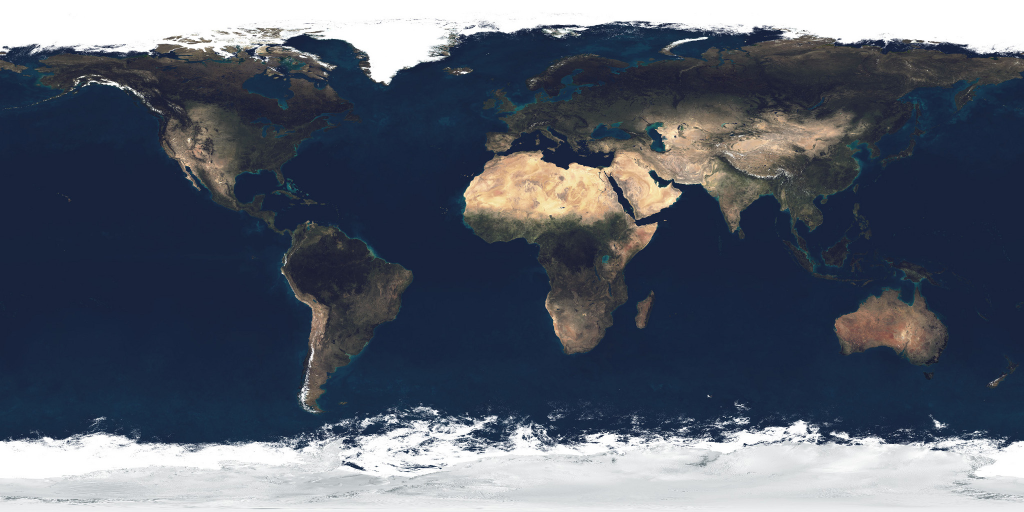
#> input picture dist/assets/earth-blue-marble.jpg, 2048 x 1024 px (shown at 1/2 size)
$ python build-earth-fallback.py
#> lines starting #> are read from the running program, lines starting #| are printed output that depends on the picture
"""Create the static, spherical Earth fallback from the NASA map.

This is an asset renderer, not a browser screenshot. Its projection and lighting
mirror the WebGL shader so non-WebGL visitors still see a real spherical Earth.
"""
from pathlib import Path
import numpy as np
from PIL import Image

ROOT = Path(__file__).resolve().parent.parent
ASSETS = ROOT / 'dist' / 'assets'
texture = np.asarray(Image.open(ASSETS / 'earth-blue-marble.jpg').convert('RGB'), dtype=np.float32) / 255
size = 720
y, x = np.mgrid[0:size, 0:size].astype(np.float32)
px = ((x + .5) / size * 2 - 1) * 1.22
py = (1 - (y + .5) / size * 2) * 1.22
radius = np.sqrt(px * px + py * py)
z = np.sqrt(np.maximum(0, 1 - radius * radius))
n = np.stack([px, py, z], axis=-1)
mx = .93358 * px - .35837 * py
my = .35837 * px + .93358 * py
mz = z
my, mz = .98723 * my + .15932 * mz, -.15932 * my + .98723 * mz
angle = .62
mx, mz = np.cos(angle) * mx + np.sin(angle) * mz, -np.sin(angle) * mx + np.cos(angle) * mz
u = (.5 + np.arctan2(mx, mz) / (2 * np.pi)) % 1
v = .5 - np.arcsin(np.clip(my, -1, 1)) / np.pi
th, tw = texture.shape[:2]
#> th = 1024; tw = 2048
tx, ty = u * (tw - 1), np.clip(v, 0, 1) * (th - 1)
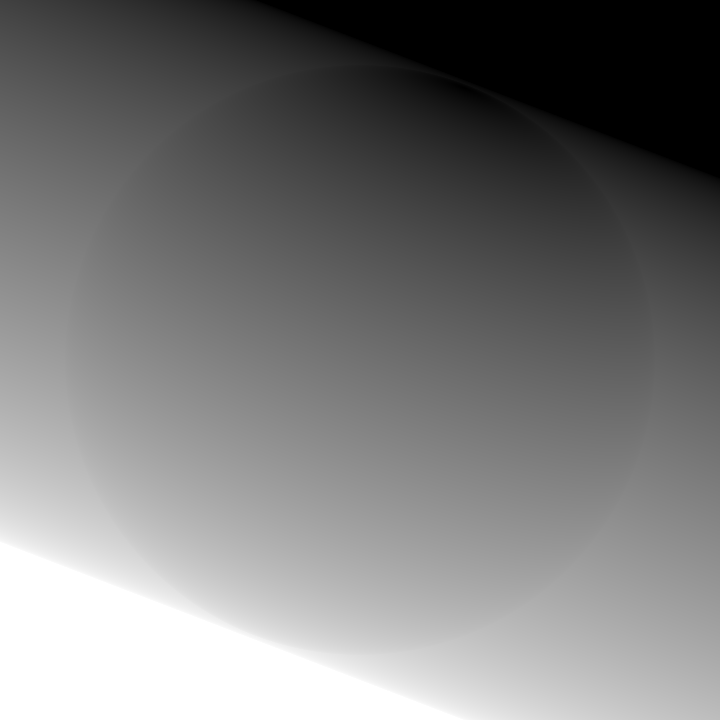
#> v: shape (720, 720) float32; min 0, max 1, mean 0.479
x0, y0 = tx.astype(int), ty.astype(int)
x1, y1 = (x0 + 1) % tw, np.minimum(y0 + 1, th - 1)
fx, fy = (tx-x0)[...,None], (ty-y0)[...,None]
surface = (texture[y0,x0] * (1-fx) + texture[y0,x1] * fx) * (1-fy) + (texture[y1,x0] * (1-fx) + texture[y1,x1] * fx) * fy
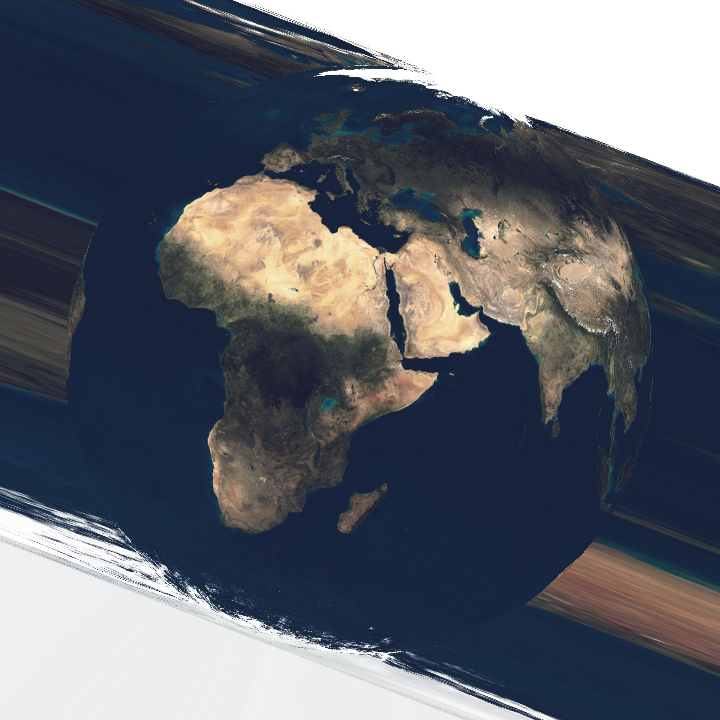
#> surface: shape (720, 720, 3) float64; mean R, G, B 0.369, 0.385, 0.423
light = np.array([-.65,.5,.95]); light /= np.linalg.norm(light)
daylight = np.maximum(0, n @ light)
color = surface ** 2.2 * (.11 + 1.04 * daylight[...,None])
def smoothstep(a,b,t):
#> called with a = 0.025, b = 0.18
    t = np.clip((t-a)/(b-a),0,1)
    return t*t*(3-2*t)
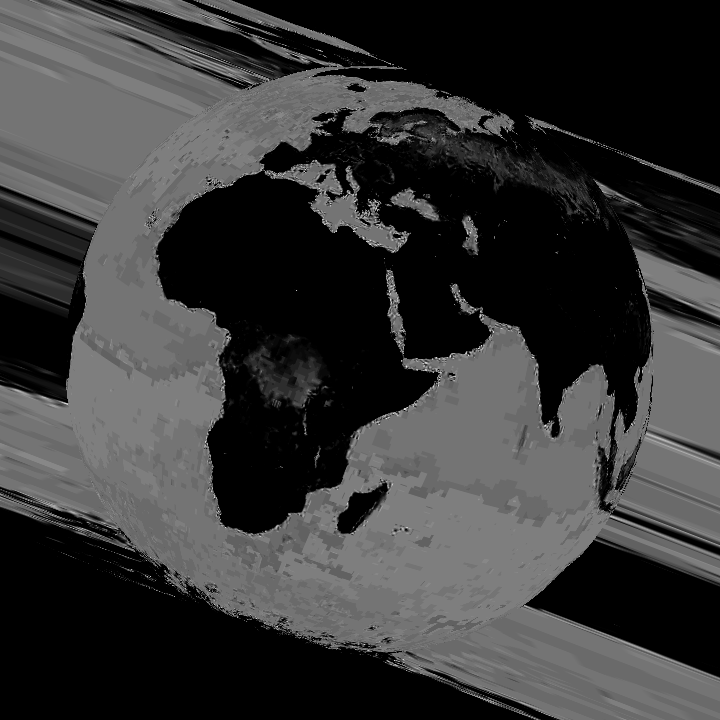
#> returned value: shape (720, 720) float64; min 0, max 0.952, mean 0.219
ocean = smoothstep(.025,.18,surface[...,2]-np.maximum(surface[...,0],surface[...,1]))
halfway = light + [0,0,1]; halfway /= np.linalg.norm(halfway)
spec = np.maximum(n @ halfway, 0)**42 * ocean * .2
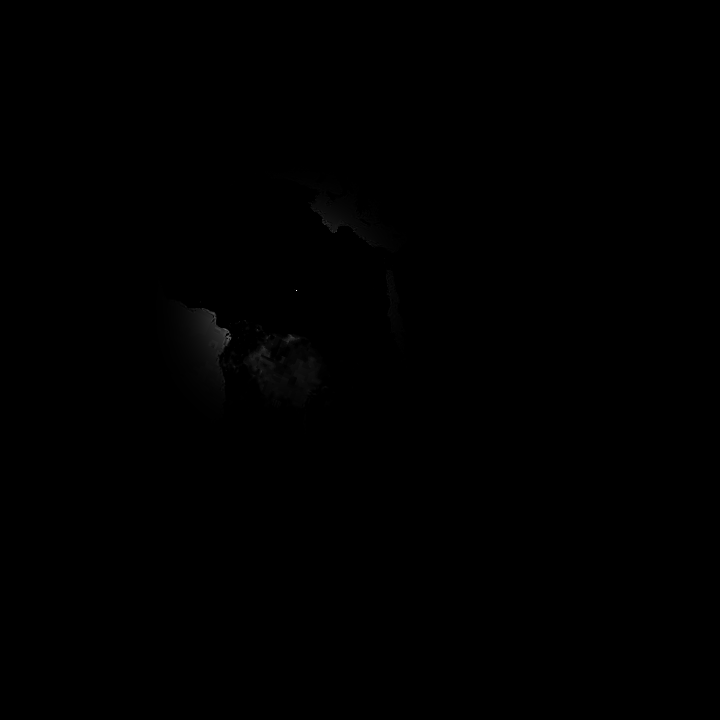
#> spec: shape (720, 720) float64; min 0, max 0.139, mean 0.000146; drawn with min black and max white
color += spec[...,None] * [.42,.66,1.0]
rim = (1-z)**3.5 * (.24 + .45*daylight)
color += rim[...,None] * [.035,.16,.38]
color = np.maximum(color,0)**(1/2.2)
edge = 1-smoothstep(1-3.66/size,1,radius)
atmosphere = np.array([.22,.57,.96])
color = atmosphere * (1-edge[...,None]) + color * edge[...,None]
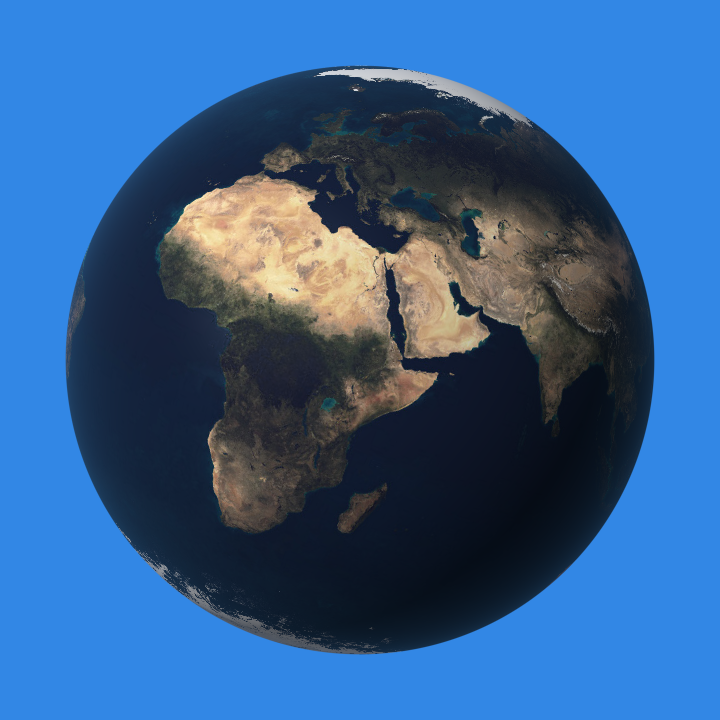
#> color: shape (720, 720, 3) float64; mean R, G, B 0.226, 0.402, 0.604; drawn with min black and max white
alpha = np.where(radius <= 1, np.maximum(edge,.26), .26*np.exp(-(radius-1)*28))
rgba = np.dstack([np.clip(color,0,1),np.clip(alpha,0,1)])
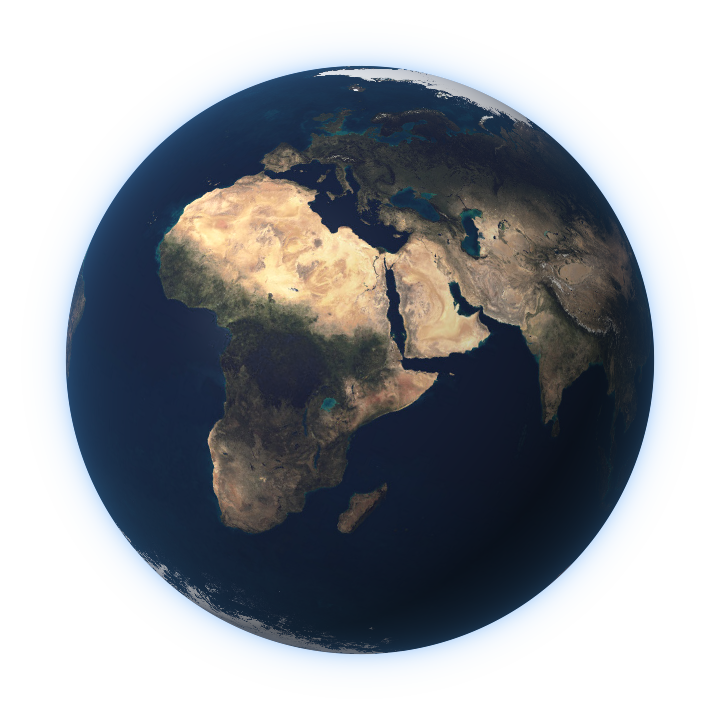
#> rgba: shape (720, 720, 4) float64; mean R, G, B, A 0.226, 0.402, 0.604, 0.535; transparent parts drawn white
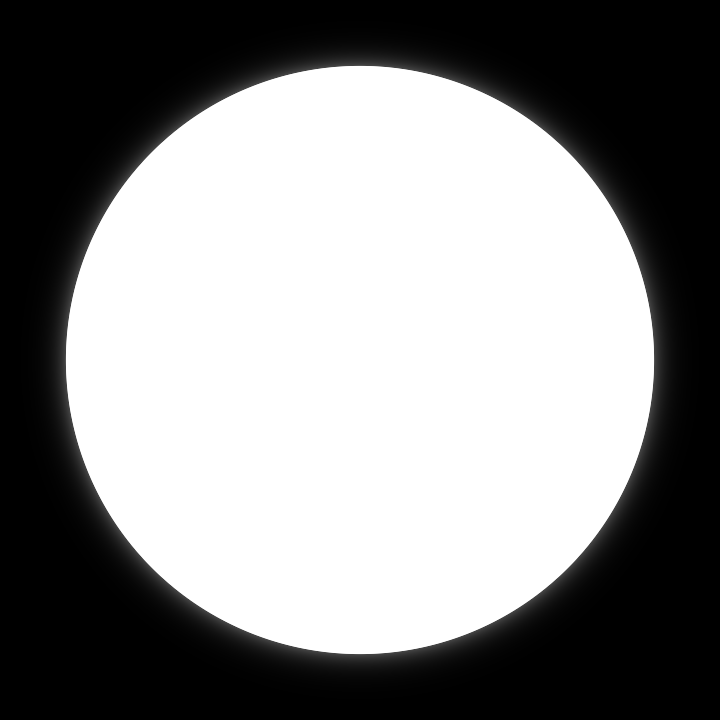
#> alpha: shape (720, 720) float32; min 4.21e-10, max 1, mean 0.535
Image.fromarray((rgba*255).astype(np.uint8)).save(ASSETS/'earth-fallback.webp',quality=91)
print('Generated earth-fallback.webp: 720 x 720, transparent spherical rendering.')
